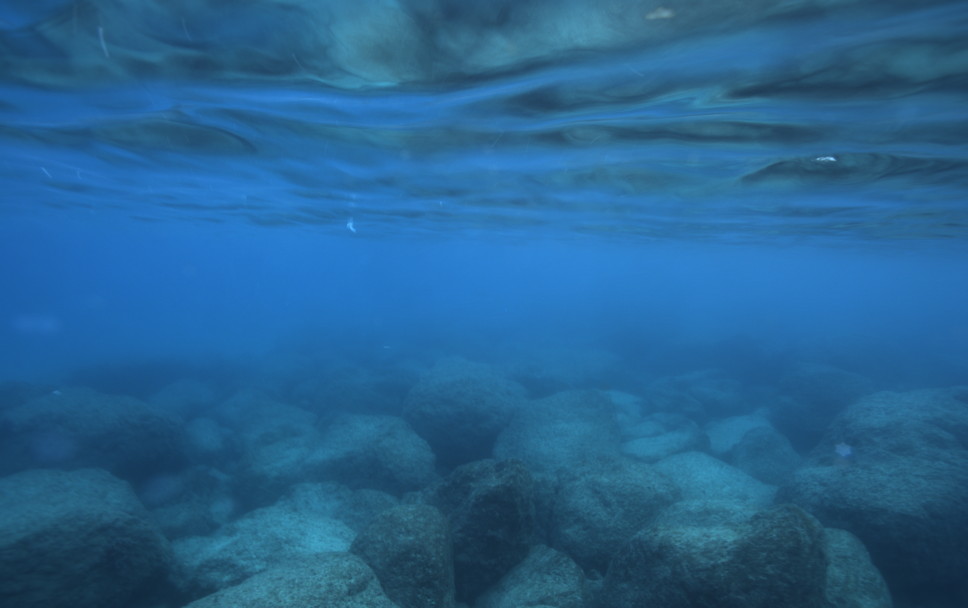
#> input picture Depth/monoUWNet/samples/00011499.tiff, 968 x 608 px, found by its file name
$ python thresholding.py
#> lines starting #> are read from the running program, lines starting #| are printed output that depends on the picture
import os, sys
import numpy as np
import matplotlib as mpl
import matplotlib.pyplot as plt
import cv2

from skimage import io, color, filters, morphology

# Load the image
sample = '00011499'
image = cv2.imread('monoUWNet/samples/'+sample+'.tiff')
#> image is the input picture: shape (608, 968, 3); mean B, G, R 145.6, 99.1, 38.8

# Convert the image to grayscale
gray_image = color.rgb2gray(image)
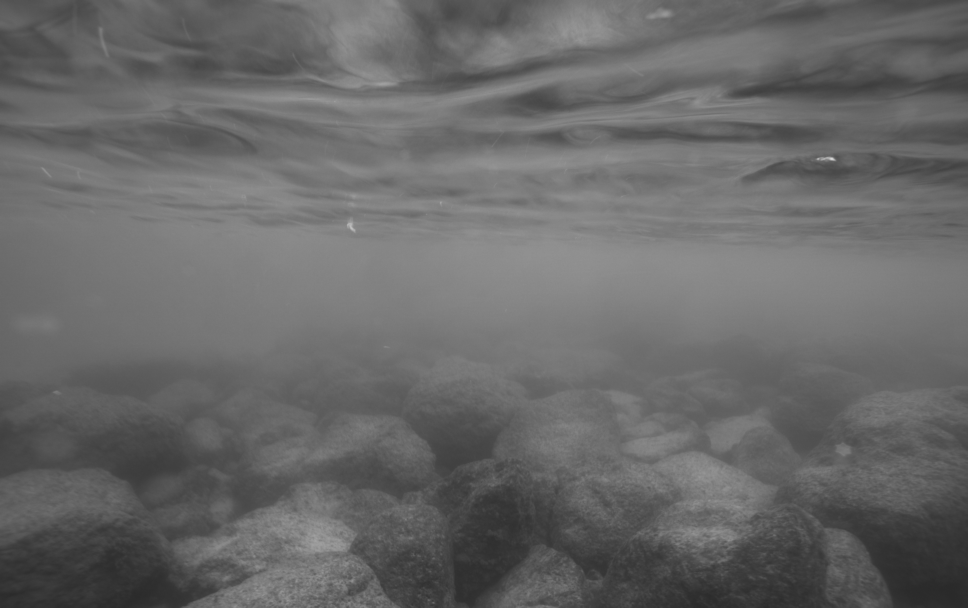
#> gray_image: shape (608, 968) float64; min 0.164, max 0.843, mean 0.41

plt.show()

# # Thresholding using Otsu's method
# threshold_value = filters.threshold_otsu(gray_image)
# binary_image = gray_image > threshold_value

# # Visualize the results
# plt.imshow(binary_image)
# plt.show()


# # Morphological operations
# binary_image = morphology.binary_closing(binary_image, morphology.disk(3))


# Thresholding using Otsu's method
fig, ax = filters.try_all_threshold(gray_image, figsize=(10,8), verbose=False)

plt.show()
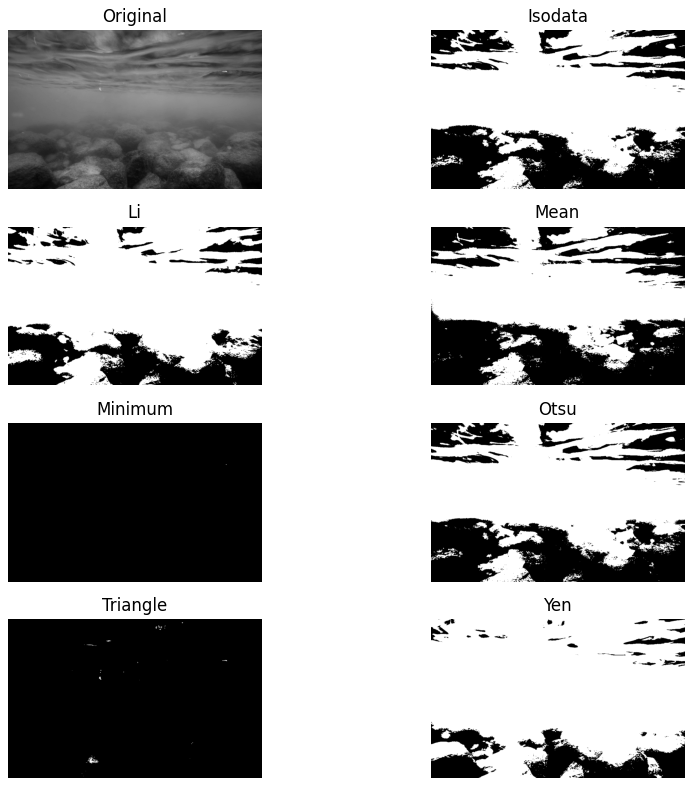
#> figure drawn by matplotlib, 8 panels

$ run again, with Depth/monoUWNet/samples/00014647.tiff copied over Depth/monoUWNet/samples/00011499.tiff
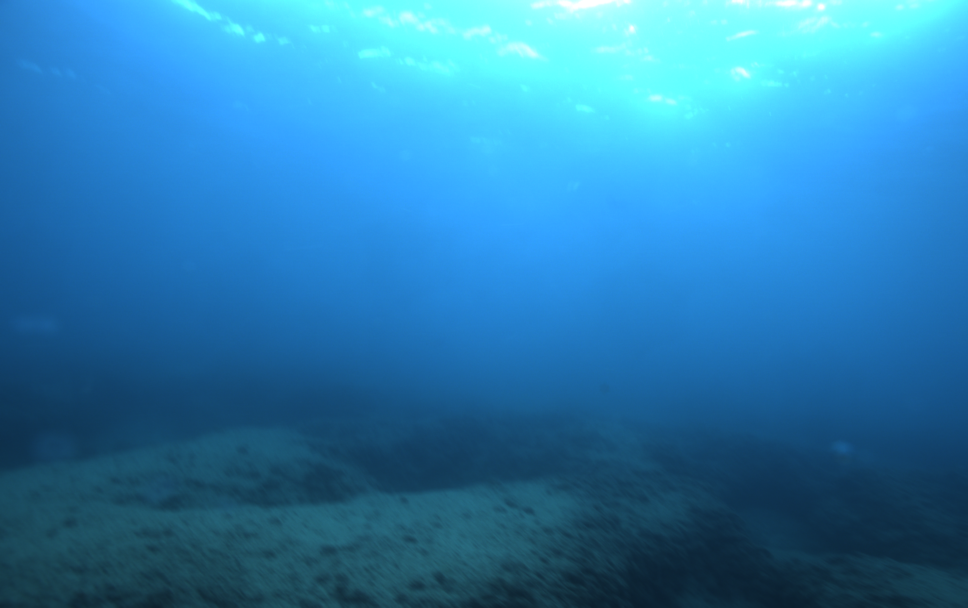
#> input picture Depth/monoUWNet/samples/00014647.tiff, 968 x 608 px, found by its file name
#> image is the input picture: shape (608, 968, 3); mean B, G, R 175.1, 125.6, 43.1
#> `gray_image = color.rgb2gray(image)`:
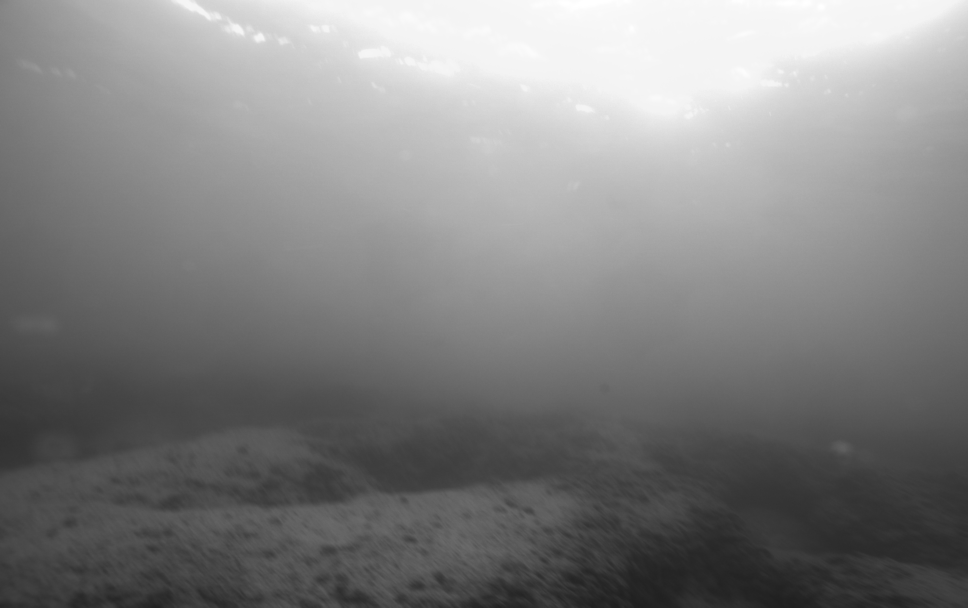
#> gray_image: shape (608, 968) float64; min 0.124, max 1, mean 0.511

$ run again, with Depth/monoUWNet/samples/00022623.tiff copied over Depth/monoUWNet/samples/00011499.tiff
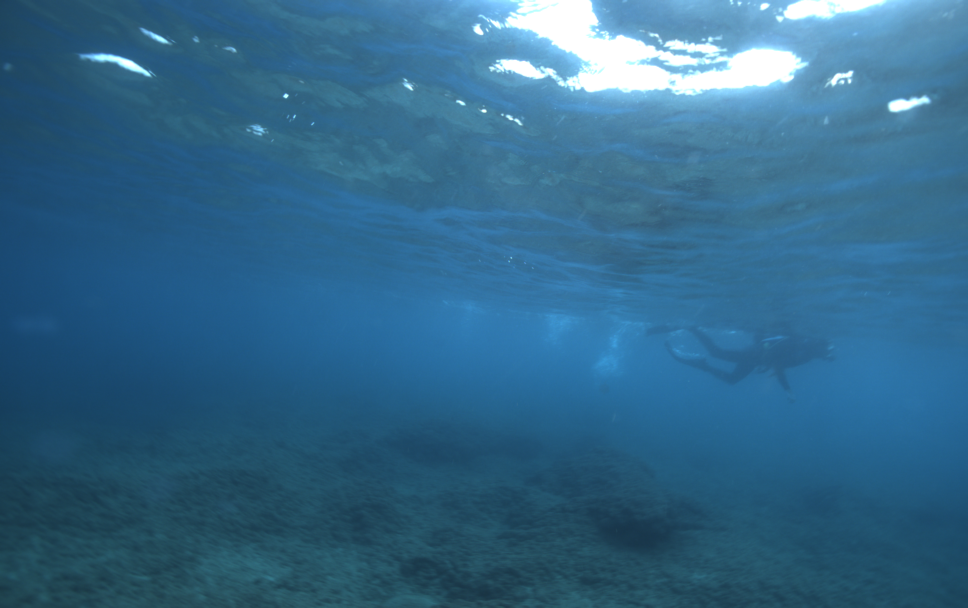
#> input picture Depth/monoUWNet/samples/00022623.tiff, 968 x 608 px, found by its file name
#> image is the input picture: shape (608, 968, 3); mean B, G, R 137.9, 104, 51.2
#> `gray_image = color.rgb2gray(image)`:
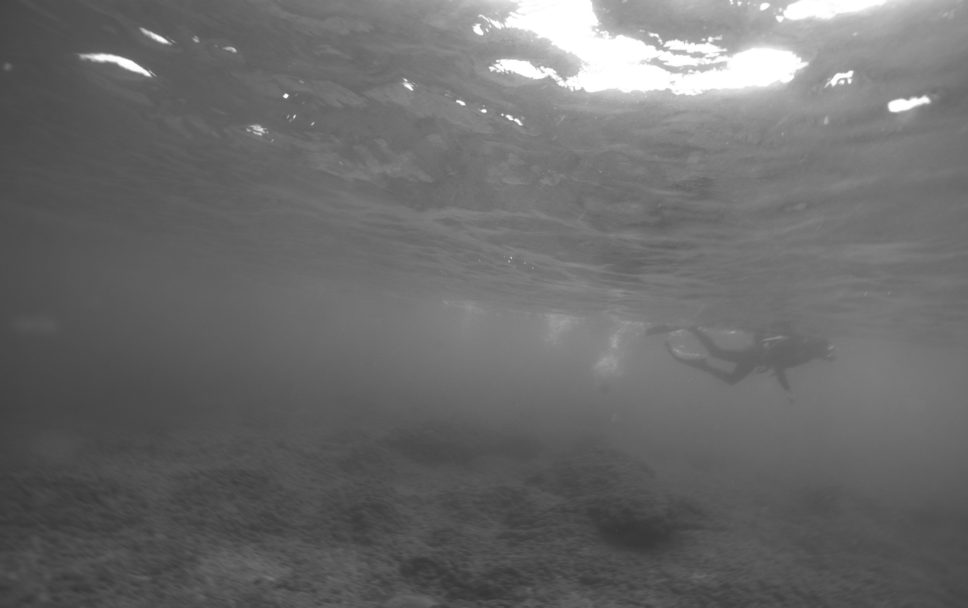
#> gray_image: shape (608, 968) float64; min 0.21, max 1, mean 0.421

$ run again, with Depth/monoUWNet/samples/00032065.tiff copied over Depth/monoUWNet/samples/00011499.tiff
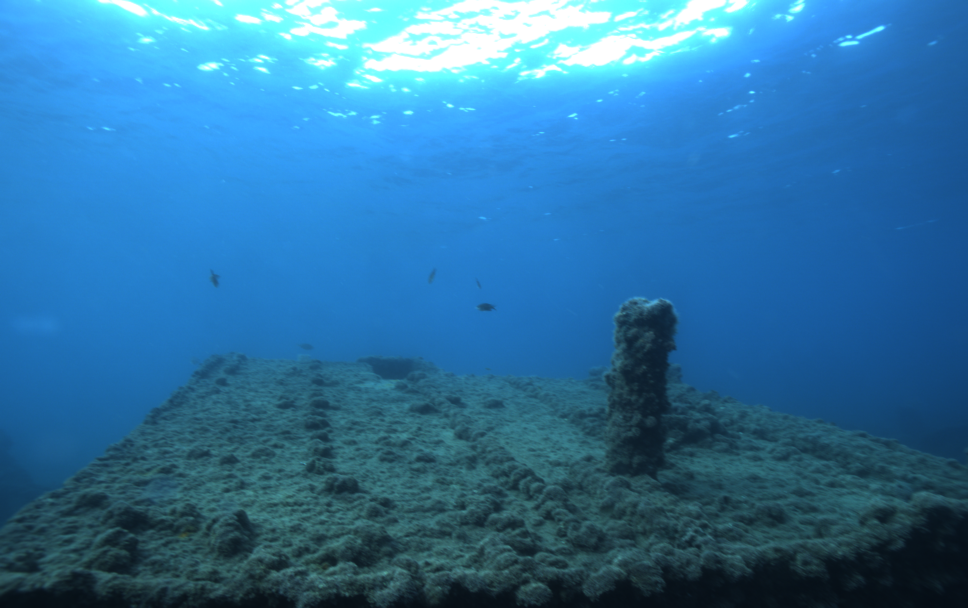
#> input picture Depth/monoUWNet/samples/00032065.tiff, 968 x 608 px, found by its file name
#> image is the input picture: shape (608, 968, 3); mean B, G, R 161.7, 114.9, 46.7
#> `gray_image = color.rgb2gray(image)`:
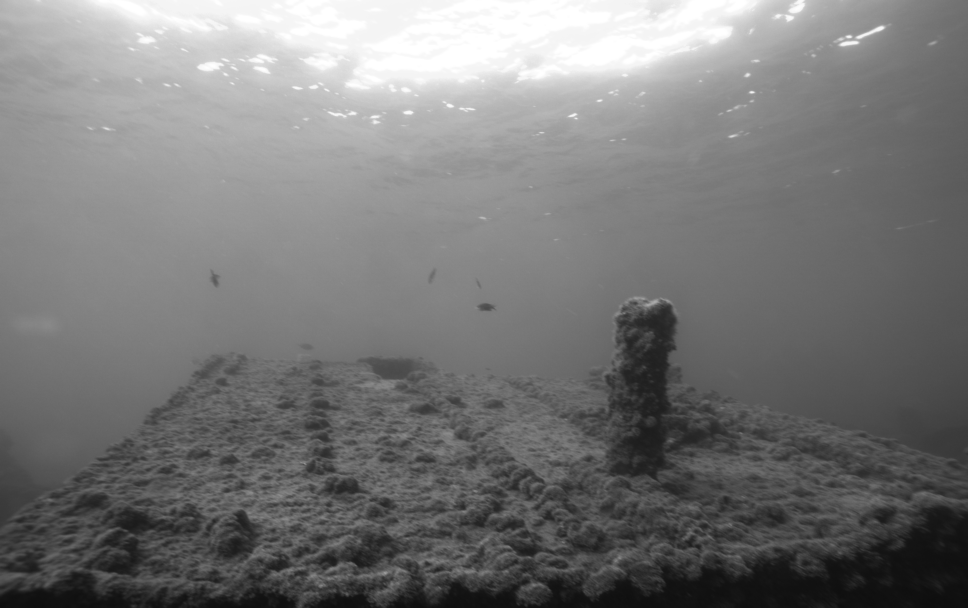
#> gray_image: shape (608, 968) float64; min 0.0554, max 1, mean 0.47
